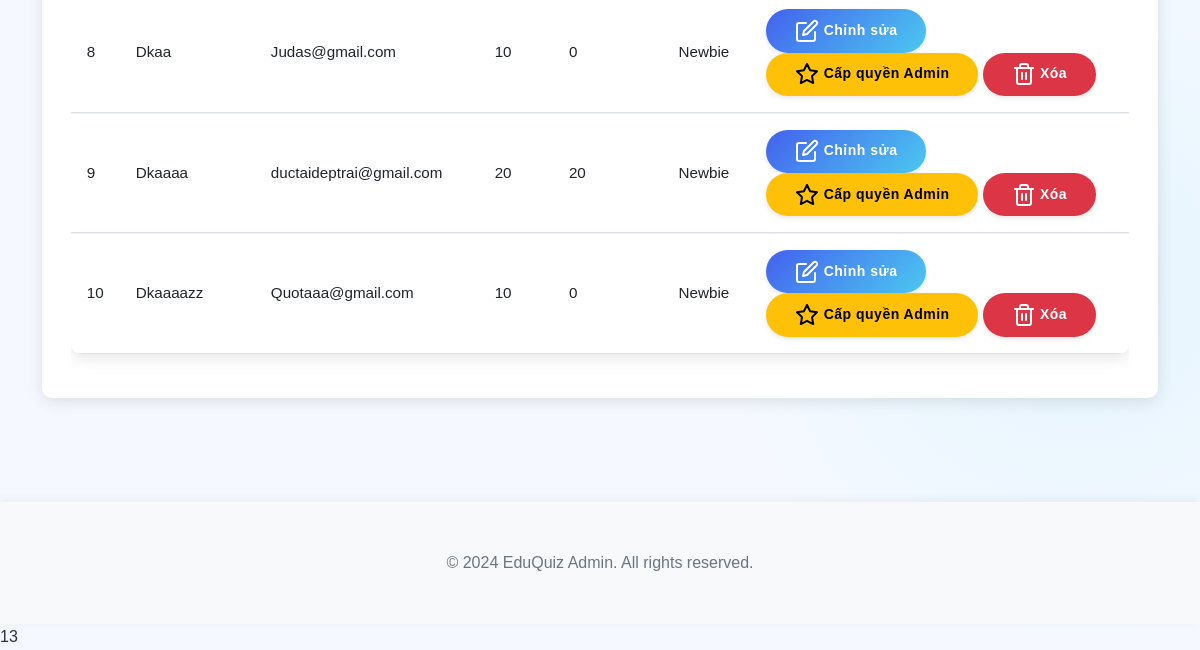
The app's page /admin_users (signed in, lower part), older data.
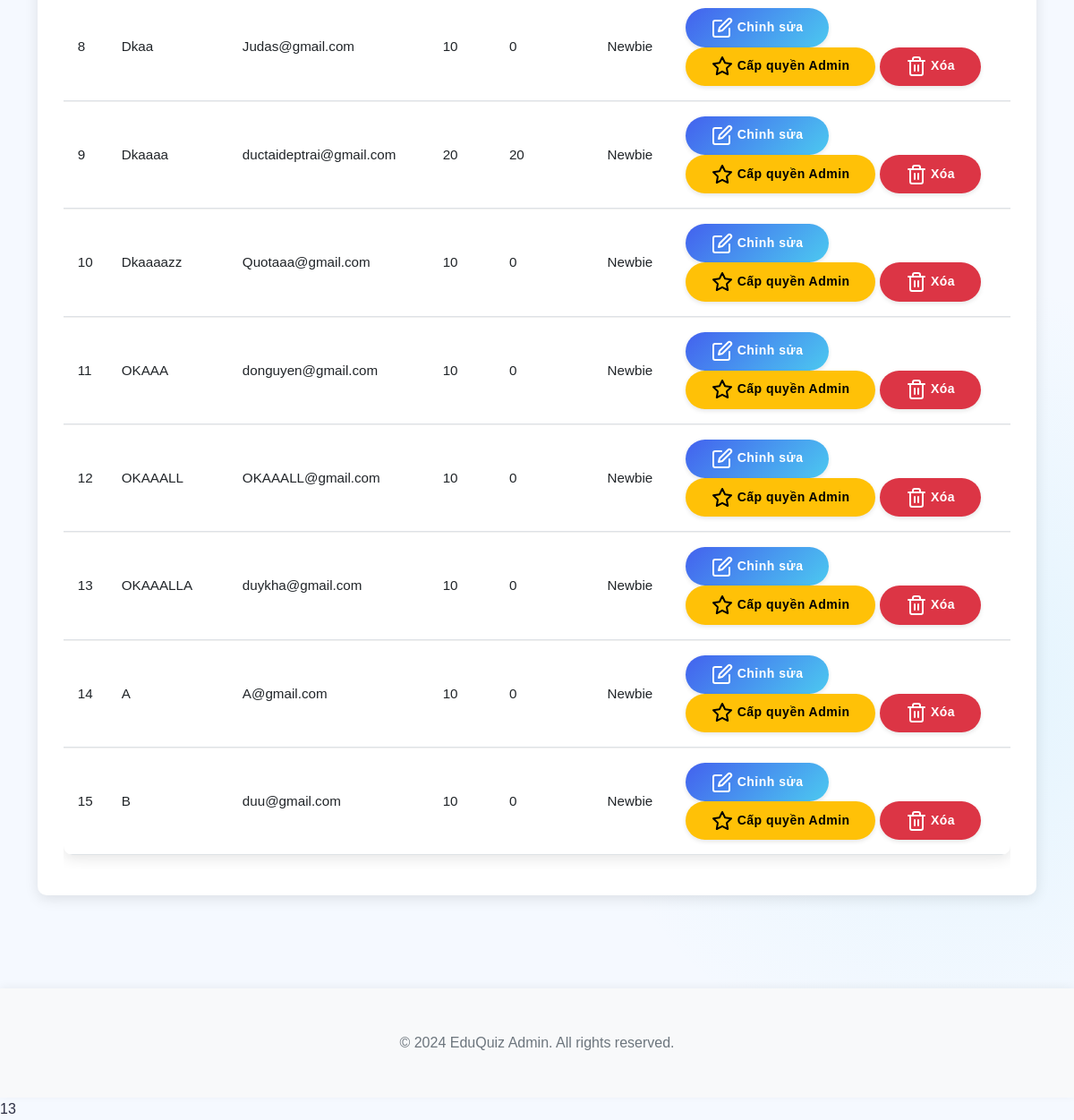
The same page, newer data.
### models.py (models this page shows, shortened)
class User(UserMixin, db.Model):
    id = db.Column(db.Integer, primary_key=True)
    username = db.Column(db.String(64), unique=True, nullable=False)
    email = db.Column(db.String(120), unique=True, nullable=False)
    password_hash = db.Column(db.String(256))
    coins = db.Column(db.Integer, default=10)  # New users start with 10 coins
    experience = db.Column(db.Integer, default=0)  # Experience points
    rank = db.Column(db.String(50), default='Newbie')
    is_admin = db.Column(db.Boolean, default=False)
    contributions = db.relationship('Contribution', backref='author', lazy=True)
    inventory_items = db.relationship('InventoryItem', backref='owner', lazy=True)
    achievements = db.relationship('UserAchievement', backref='user', lazy=True)
    daily_quests = db.relationship('UserDailyQuest', backref='user', lazy=True)
    total_questions_answered = db.Column(db.Integer, default=0)
    correct_answers = db.Column(db.Integer, default=0)
    easy_questions_completed = db.Column(db.Integer, default=0)
    medium_questions_completed = db.Column(db.Integer, default=0)
    hard_questions_completed = db.Column(db.Integer, default=0)
    daily_quest_points = db.Column(db.Integer, default=0)
    daily_streak = db.Column(db.Integer, default=0)
    last_daily_login = db.Column(db.Date, nullable=True)

### app.py (the view)
@app.route('/admin_users')
@login_required
def admin_users():
    if not current_user.is_admin:
        abort(403)
    from models import User
    users = User.query.all()
    return render_template('admin/users.html', users=users)

### app.py (called while the page is built)
@login_manager.user_loader
def load_user(user_id):
    from models import User
    return User.query.get(int(user_id))

### templates/admin/users.html (shortened to what this page needs)
{% extends "admin/base.html" %}
{% block content %}
<div class="admin-section">
    <div class="admin-section-content">
        <div class="card">
            <div class="card-body">
                <div class="table-responsive">
                    <table class="table table-hover admin-table">
                        <tbody>
                            {% for user in users %}
                            <tr>
                                <td>{{ user.id }}</td>
                                <td>{{ user.username }}</td>
                                <td>{{ user.email }}</td>
                                <td>{{ user.coins }}</td>
                                <td>{{ user.experience }}</td>
                                <td>{{ user.rank }}</td>
                                <td>
                                    <button class="btn btn-sm btn-primary edit-user-btn" data-user-id="{{ user.id }}" data-bs-toggle="modal" data-bs-target="#editModal{{ user.id }}">
                                        <i data-feather="edit"></i> Chỉnh sửa
                                    </button>
                                    <form id="toggleAdmin-{{ user.id }}" method="POST" action="{{ url_for('toggle_admin', user_id=user.id) }}" class="d-inline">
                                        {% if not user.is_admin %}
                                        <button type="submit" class="btn btn-sm btn-warning">
                                            <i data-feather="star"></i> Cấp quyền Admin
                                        </button>
                                        {% else %}
                                        <button type="submit" class="btn btn-sm btn-secondary">
                                            <i data-feather="user"></i> Hủy quyền Admin
                                        </button>
                                        {% endif %}
                                    </form>
                                    <form id="deleteUser-{{ user.id }}" method="POST" action="{{ url_for('delete_user', user_id=user.id) }}" class="d-inline" onsubmit="return confirm('Bạn có chắc chắn muốn xóa tài khoản {{ user.username }}?');">
                                        <button type="submit" class="btn btn-sm btn-danger">
                                            <i data-feather="trash-2"></i> Xóa
                                        </button>
                                    </form>
                                </td>
                            </tr>
                            {% endfor %}
                        </tbody>
                    </table>
                </div>
            </div>
        </div>
    </div>
</div>
{% endblock %}

Row changes from the older to the newer data that the page shows:
added User: id "11", username "OKAAA", email "donguyen@gmail.com", coins "10", experience "0", rank "Newbie", is_admin False (drawn)
added User: id "12", username "OKAAALL", email "OKAAALL@gmail.com", coins "10", experience "0", rank "Newbie", is_admin False (drawn)
added User: id "13", username "OKAAALLA", email "duykha@gmail.com", coins "10", experience "0", rank "Newbie", is_admin False (drawn)
added User: id "14", username "A", email "A@gmail.com", coins "10", experience "0", rank "Newbie", is_admin False (drawn)
added User: id "15", username "B", email "duu@gmail.com", coins "10", experience "0", rank "Newbie", is_admin False (drawn)
